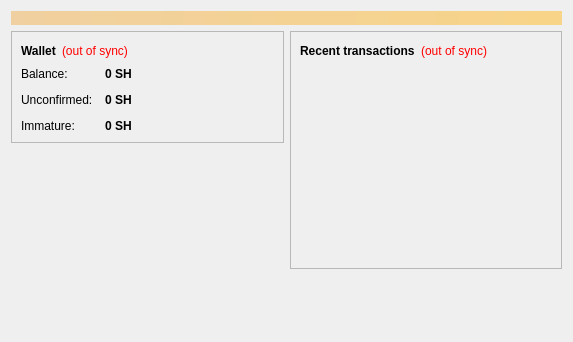
<?xml version="1.0" encoding="UTF-8"?>
<ui version="4.0">
 <class>OverviewPage</class>
 <widget class="QWidget" name="OverviewPage">
  <property name="geometry">
   <rect>
    <x>0</x>
    <y>0</y>
    <width>573</width>
    <height>342</height>
   </rect>
  </property>
  <property name="windowTitle">
   <string>Form</string>
  </property>
  <layout class="QVBoxLayout" name="topLayout">
   <item>
    <widget class="QLabel" name="labelAlerts">
     <property name="visible">
      <bool>false</bool>
     </property>
     <property name="styleSheet">
      <string notr="true">background-color: qlineargradient(x1: 0, y1: 0, x2: 1, y2: 0, stop:0 #F0D0A0, stop:1 #F8D488); color:#000000;</string>
     </property>
     <property name="wordWrap">
      <bool>true</bool>
     </property>
     <property name="margin">
      <number>3</number>
     </property>
    </widget>
   </item>
   <item>
    <layout class="QHBoxLayout" name="horizontalLayout" stretch="1,1">
     <item>
      <layout class="QVBoxLayout" name="verticalLayout_2">
       <item>
        <widget class="QFrame" name="frame">
         <property name="frameShape">
          <enum>QFrame::StyledPanel</enum>
         </property>
         <property name="frameShadow">
          <enum>QFrame::Raised</enum>
         </property>
         <layout class="QVBoxLayout" name="verticalLayout_4">
          <item>
           <layout class="QHBoxLayout" name="horizontalLayout_4">
            <item>
             <widget class="QLabel" name="label_5">
              <property name="font">
               <font>
                <weight>75</weight>
                <bold>true</bold>
               </font>
              </property>
              <property name="text">
               <string>Wallet</string>
              </property>
             </widget>
            </item>
            <item>
             <widget class="QLabel" name="labelWalletStatus">
              <property name="toolTip">
               <string>The displayed information may be out of date. Your wallet automatically synchronizes with the Shilling network after a connection is established, but this process has not completed yet.</string>
              </property>
              <property name="styleSheet">
               <string notr="true">QLabel { color: red; }</string>
              </property>
              <property name="text">
               <string notr="true">(out of sync)</string>
              </property>
              <property name="alignment">
               <set>Qt::AlignLeading|Qt::AlignLeft|Qt::AlignVCenter</set>
              </property>
             </widget>
            </item>
            <item>
             <spacer name="horizontalSpacer_2">
              <property name="orientation">
               <enum>Qt::Horizontal</enum>
              </property>
              <property name="sizeHint" stdset="0">
               <size>
                <width>40</width>
                <height>20</height>
               </size>
              </property>
             </spacer>
            </item>
           </layout>
          </item>
          <item>
           <layout class="QFormLayout" name="formLayout_2">
            <property name="fieldGrowthPolicy">
             <enum>QFormLayout::AllNonFixedFieldsGrow</enum>
            </property>
            <property name="horizontalSpacing">
             <number>12</number>
            </property>
            <property name="verticalSpacing">
             <number>12</number>
            </property>
            <item row="0" column="0">
             <widget class="QLabel" name="label">
              <property name="text">
               <string>Balance:</string>
              </property>
             </widget>
            </item>
            <item row="0" column="1">
             <widget class="QLabel" name="labelBalance">
              <property name="font">
               <font>
                <weight>75</weight>
                <bold>true</bold>
               </font>
              </property>
              <property name="cursor">
               <cursorShape>IBeamCursor</cursorShape>
              </property>
              <property name="toolTip">
               <string>Your current balance</string>
              </property>
              <property name="text">
               <string notr="true">0 SH</string>
              </property>
              <property name="textInteractionFlags">
               <set>Qt::LinksAccessibleByMouse|Qt::TextSelectableByKeyboard|Qt::TextSelectableByMouse</set>
              </property>
             </widget>
            </item>
            <item row="1" column="0">
             <widget class="QLabel" name="label_3">
              <property name="text">
               <string>Unconfirmed:</string>
              </property>
             </widget>
            </item>
            <item row="1" column="1">
             <widget class="QLabel" name="labelUnconfirmed">
              <property name="font">
               <font>
                <weight>75</weight>
                <bold>true</bold>
               </font>
              </property>
              <property name="cursor">
               <cursorShape>IBeamCursor</cursorShape>
              </property>
              <property name="toolTip">
               <string>Total of transactions that have yet to be confirmed, and do not yet count toward the current balance</string>
              </property>
              <property name="text">
               <string notr="true">0 SH</string>
              </property>
              <property name="textInteractionFlags">
               <set>Qt::LinksAccessibleByMouse|Qt::TextSelectableByKeyboard|Qt::TextSelectableByMouse</set>
              </property>
             </widget>
            </item>
            <item row="2" column="0">
             <widget class="QLabel" name="labelImmatureText">
              <property name="text">
               <string>Immature:</string>
              </property>
             </widget>
            </item>
            <item row="2" column="1">
             <widget class="QLabel" name="labelImmature">
              <property name="font">
               <font>
                <weight>75</weight>
                <bold>true</bold>
               </font>
              </property>
              <property name="toolTip">
               <string>Mined balance that has not yet matured</string>
              </property>
              <property name="text">
               <string notr="true">0 SH</string>
              </property>
              <property name="textInteractionFlags">
               <set>Qt::LinksAccessibleByMouse|Qt::TextSelectableByKeyboard|Qt::TextSelectableByMouse</set>
              </property>
             </widget>
            </item>
           </layout>
          </item>
         </layout>
        </widget>
       </item>
       <item>
        <spacer name="verticalSpacer">
         <property name="orientation">
          <enum>Qt::Vertical</enum>
         </property>
         <property name="sizeHint" stdset="0">
          <size>
           <width>20</width>
           <height>40</height>
          </size>
         </property>
        </spacer>
       </item>
        <item>
         <widget class="QLabel" name="label_wallet_bgcoin">
          <property name="text">
           <string/>
          </property>
          <property name="pixmap">
           <pixmap resource="../bitcoin.qrc">:/images/wallet_bgcoin</pixmap>
          </property>
          <property name="scaledContents">
           <bool>false</bool>
          </property>
          <property name="alignment">
           <set>Qt::AlignCenter</set>
          </property>
          <property name="margin">
           <number>-2</number>
          </property>
         </widget>
        </item>
        <item>
         <widget class="QLabel" name="label_6">
          <property name="text">
           <string/>
          </property>
         </widget>
        </item>
      </layout>
     </item>
     <item>
      <layout class="QVBoxLayout" name="verticalLayout_3">
       <item>
        <widget class="QFrame" name="frame_2">
         <property name="frameShape">
          <enum>QFrame::StyledPanel</enum>
         </property>
         <property name="frameShadow">
          <enum>QFrame::Raised</enum>
         </property>
         <layout class="QVBoxLayout" name="verticalLayout">
          <item>
           <layout class="QHBoxLayout" name="horizontalLayout_2">
            <item>
             <widget class="QLabel" name="label_4">
              <property name="text">
               <string>&lt;b&gt;Recent transactions&lt;/b&gt;</string>
              </property>
             </widget>
            </item>
            <item>
             <widget class="QLabel" name="labelTransactionsStatus">
              <property name="toolTip">
               <string>The displayed information may be out of date. Your wallet automatically synchronizes with the Shilling network after a connection is established, but this process has not completed yet.</string>
              </property>
              <property name="styleSheet">
               <string notr="true">QLabel { color: red; }</string>
              </property>
              <property name="text">
               <string notr="true">(out of sync)</string>
              </property>
              <property name="alignment">
               <set>Qt::AlignRight|Qt::AlignTrailing|Qt::AlignVCenter</set>
              </property>
             </widget>
            </item>
            <item>
             <spacer name="horizontalSpacer">
              <property name="orientation">
               <enum>Qt::Horizontal</enum>
              </property>
              <property name="sizeHint" stdset="0">
               <size>
                <width>40</width>
                <height>20</height>
               </size>
              </property>
             </spacer>
            </item>
           </layout>
          </item>
          <item>
           <widget class="QListView" name="listTransactions">
            <property name="styleSheet">
             <string notr="true">QListView { background: transparent; }</string>
            </property>
            <property name="frameShape">
             <enum>QFrame::NoFrame</enum>
            </property>
            <property name="verticalScrollBarPolicy">
             <enum>Qt::ScrollBarAlwaysOff</enum>
            </property>
            <property name="horizontalScrollBarPolicy">
             <enum>Qt::ScrollBarAlwaysOff</enum>
            </property>
            <property name="selectionMode">
             <enum>QAbstractItemView::NoSelection</enum>
            </property>
           </widget>
          </item>
         </layout>
        </widget>
       </item>
       <item>
        <spacer name="verticalSpacer_2">
         <property name="orientation">
          <enum>Qt::Vertical</enum>
         </property>
         <property name="sizeHint" stdset="0">
          <size>
           <width>20</width>
           <height>40</height>
          </size>
         </property>
        </spacer>
       </item>
      </layout>
     </item>
    </layout>
   </item>
  </layout>
 </widget>
 <resources/>
 <connections/>
</ui>
